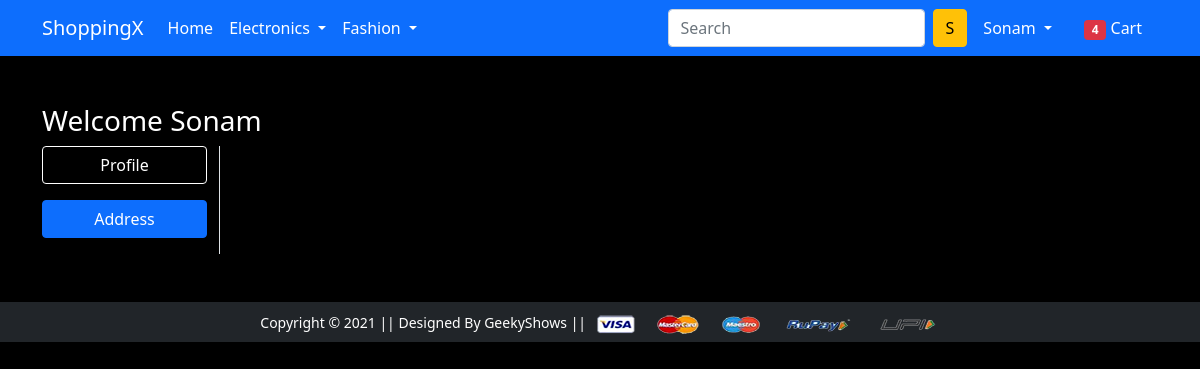
Page /address/ (signed in) on the earlier database version.
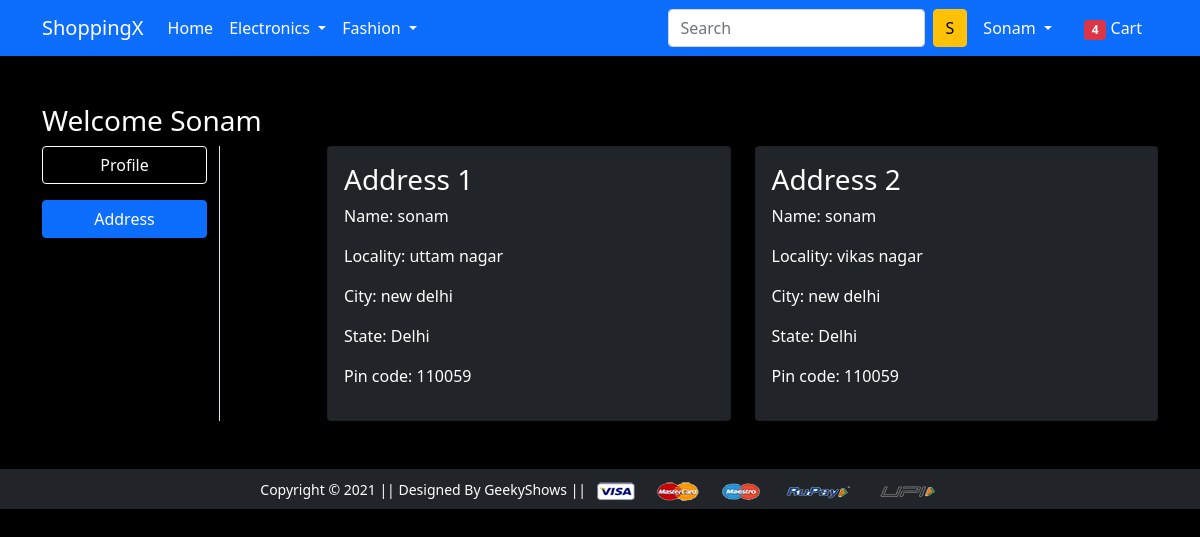
Same page on the later database version.
### app/models.py (models this page shows, shortened)
class Customer(models.Model):
    user = models.ForeignKey(User,on_delete=models.CASCADE)
    name = models.CharField(max_length=200)
    locality = models.CharField(max_length=200)
    city = models.CharField(max_length=50)
    zipcode = models.IntegerField()
    state = models.CharField(choices=STATE_CHOICES,max_length=50)

### app/views.py (the view)
# urls.py: path('address/', views.address, name='address'),
def address(request):
  add = Customer.objects.filter(user=request.user)
  print("add==>",add.query)
  return render(request,'app/address.html',{'add':add,"active":"btn-primary"})

### app/templates/app/address.html (shortened to what this page needs)
{% extends 'app/base.html' %}
{% load static %}
{% block main-content %}
<div class="container my-5">
    <div class="row">
        <h3>Welcome <span class="text-capitalize">{{request.user}}</span></h3>
        <div class="col-sm-2 border-end">
            <ul class="list-unstyled">
                <li class="d-grid"><a href="{% url 'profile' %}" class="btn border-white text-white mb-3">Profile</a></li>
                <li class="d-grid"><a href="{% url 'address' %}" class="btn {{active}}">Address</a></li>
            </ul>
        </div>
        <div class="col-sm-9 offset-sm-1">
            <div class="row ">
                {% for ad in add %}
                <div class="col-sm-6">
                    <div class="card bg-dark">
                        <div class="card-body">
                            <h3>Address {{forloop.counter}}</h3>
                            <p>Name: {{ad.name}}</p>
                            <p>Locality: {{ad.locality}}</p>
                            <p>City: {{ad.city}}</p>
                            <p>State: {{ad.state}}</p>
                            <p>Pin code: {{ad.zipcode}}</p>
                        </div>
                    </div>
                </div>
                {% endfor %}
            </div>
        </div>
    </div>
</div>
{% endblock main-content %}

Differences in the rows shown:
added Customer: name "sonam", locality "uttam nagar", city "new delhi", state "Delhi", zipcode "110059"
added Customer: name "sonam", locality "vikas nagar", city "new delhi", state "Delhi", zipcode "110059"
